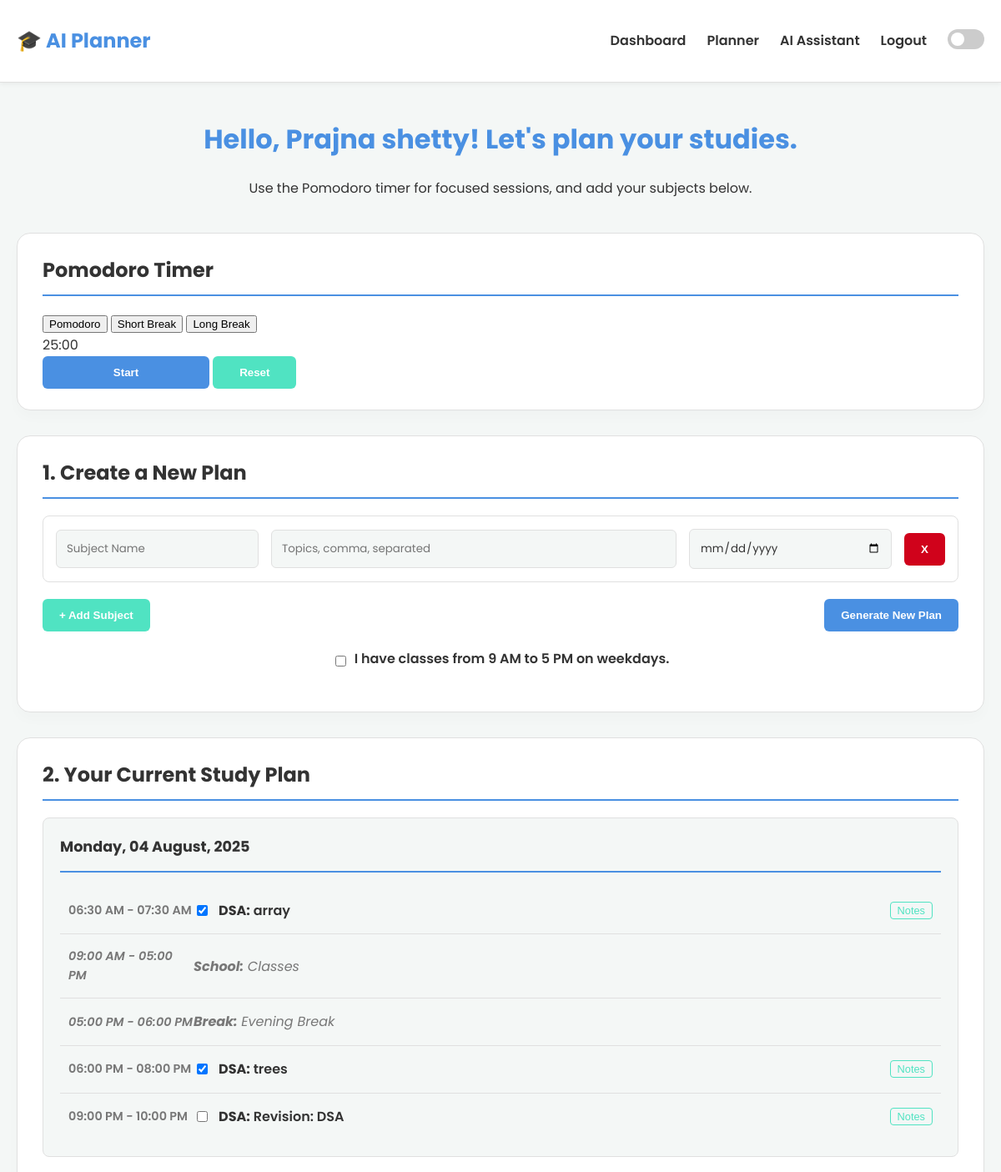
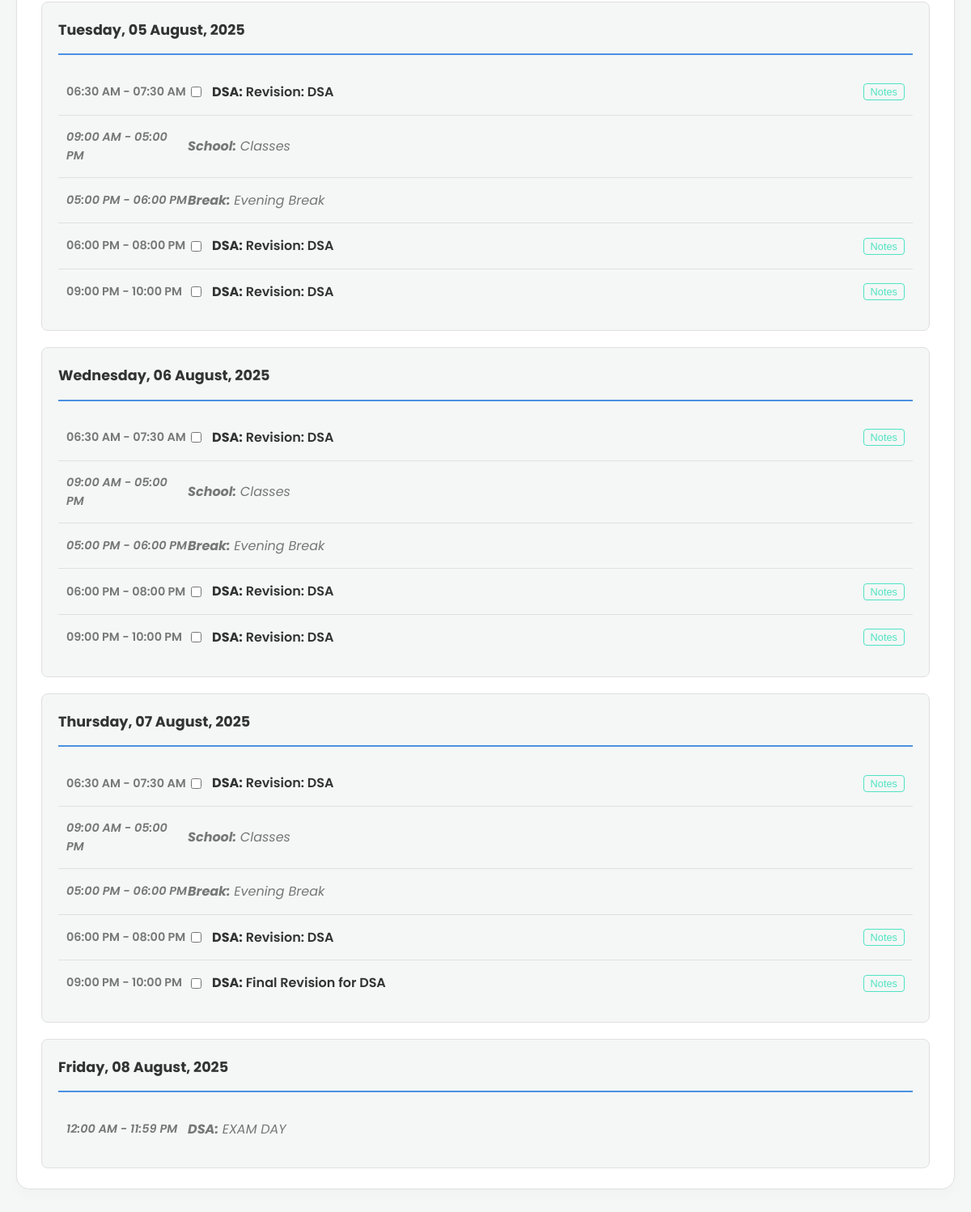
The page /planner (signed in) on the database its author committed (2 pictures, top to bottom).
### project/models.py (models this page shows)
class User(UserMixin, db.Model):
    id = db.Column(db.Integer, primary_key=True)
    email = db.Column(db.String(100), unique=True, nullable=False)
    password = db.Column(db.String(200), nullable=False)
    name = db.Column(db.String(100), nullable=False)
    tasks = db.relationship('Task', backref='user', lazy=True, cascade="all, delete-orphan")

class Task(db.Model):
    id = db.Column(db.Integer, primary_key=True)
    subject = db.Column(db.String(100), nullable=False)
    topic = db.Column(db.String(200), nullable=False)
    due_date = db.Column(db.Date, nullable=False, default=datetime.utcnow)
    start_time = db.Column(db.Time, nullable=True)
    end_time = db.Column(db.Time, nullable=True)
    is_complete = db.Column(db.Boolean, default=False, nullable=False)
    notes = db.Column(db.Text, nullable=True)
    task_type = db.Column(db.String(20), nullable=False, default='study')
    user_id = db.Column(db.Integer, db.ForeignKey('user.id'), nullable=False)

### project/main.py (the view)
@main.route('/planner')
@login_required
def planner():
    tasks_from_db = Task.query.filter_by(user_id=current_user.id).order_by(Task.due_date, Task.start_time).all()
    plan = {}
    for task in tasks_from_db:
        date_key = task.due_date.isoformat()
        if date_key not in plan:
            plan[date_key] = []
        plan[date_key].append(task)
    return render_template('planner.html', name=current_user.name, plan=plan)

### project/templates/planner.html (shortened to what this page needs)
{% extends "base.html" %}
{% block content %}
<header>
    <h1>Hello, {{ name }}! Let's plan your studies.</h1>
    <p>Use the Pomodoro timer for focused sessions, and add your subjects below.</p>
</header>
<main>
    <section class="card" id="pomodoro-timer">
        <h2>Pomodoro Timer</h2>
        <div class="pomodoro-modes">
            <button class="mode-btn active" data-mode="pomodoro">Pomodoro</button>
            <button class="mode-btn" data-mode="shortBreak">Short Break</button>
            <button class="mode-btn" data-mode="longBreak">Long Break</button>
        </div>
        <div class="timer-display-container">
            <time id="timer-display">25:00</time>
        </div>
        <div class="timer-controls">
            <button id="start-pause-btn" class="btn-primary" style="width: 200px;">Start</button>
            <button id="reset-btn" class="btn-secondary" style="width: 100px;">Reset</button>
        </div>
    </section>
    <section class="card" id="input-section">
        <h2>1. Create a New Plan</h2>
        <form id="study-form">
            <div id="subject-entries"></div>
            <div class="form-actions">
                <button type="button" class="btn-secondary" id="add-subject-btn">+ Add Subject</button>
                <button type="submit" class="btn-primary" style="width: auto;">Generate New Plan</button>
            </div>
            <div class="form-group checkbox-group" style="margin-top: 20px; justify-content: center;">
                <input type="checkbox" id="has-classes-checkbox">
                <label for="has-classes-checkbox">I have classes from 9 AM to 5 PM on weekdays.</label>
            </div>
        </form>
    </section>
    <section class="card" id="plan-section">
        <h2>2. Your Current Study Plan</h2>
        <div id="plan-agenda-view">
            {% if plan %}
                {% for date, tasks in plan.items() %}
                    <div class="agenda-day">
                        <h3>{{ tasks[0].due_date.strftime('%A, %d %B, %Y') }}</h3>
                        <ul class="agenda-task-list">
                            {% for task in tasks %}
                            <li class="agenda-task-item task-type-{{ task.task_type }}">
                                <div class="agenda-task-time">{{ task.start_time.strftime('%I:%M %p') }} - {{ task.end_time.strftime('%I:%M %p') }}</div>
                                <div class="agenda-task-content">
                                    {% if task.task_type == 'study' %}
                                        <input type="checkbox" id="task-{{ task.id }}" data-task-id="{{ task.id }}" {% if task.is_complete %}checked{% endif %}>
                                        <label for="task-{{ task.id }}"><strong>{{ task.subject }}:</strong> {{ task.topic }}</label>
                                        <div class="task-actions">
                                            <button class="btn-notes" data-task-id="{{ task.id }}" data-notes="{{ task.notes or '' }}">Notes</button>
                                        </div>
                                    {% else %}
                                        <span><strong>{{ task.subject }}:</strong> {{ task.topic }}</span>
                                    {% endif %}
                                </div>
                            </li>
                            {% endfor %}
                        </ul>
                    </div>
                {% endfor %}
            {% else %}
                <div class="placeholder">You don't have a plan yet. Create one above!</div>
            {% endif %}
        </div>
    </section>
</main>
{% endblock %}

### project/templates/base.html (shortened to what this page needs)
<!DOCTYPE html>
<html lang="en">
<head>
    <link rel="stylesheet" href="{{ url_for('static', filename='css/style.css') }}">
</head>
<body>
    <nav class="navbar">
        <div class="container nav-container">
            <a class="nav-brand" href="{{ url_for('main.home') }}">🎓 AI Planner</a>
            <div class="nav-links">
                {% if current_user.is_authenticated %}
                    <a href="{{ url_for('main.dashboard') }}">Dashboard</a>
                    <a href="{{ url_for('main.planner') }}">Planner</a>
                    <a href="{{ url_for('main.tutor') }}">AI Assistant</a>
                    <a href="{{ url_for('auth.logout') }}">Logout</a>
                {% else %}
                    <a href="{{ url_for('auth.login') }}">Login</a>
                    <a href="{{ url_for('auth.signup') }}">Sign Up</a>
                {% endif %}
                <div class="theme-switch-wrapper">
                    <label class="theme-switch" for="theme-checkbox">
                        <div class="slider"></div>
                    </label>
                </div>
            </div>
        </div>
    </nav>
    <div class="container main-content">
        {% block content %}{% endblock %}
    </div>
</body>
</html>

### project/static/css/style.css (style rules this page uses)
:root { --primary-color: #4A90E2; --secondary-color: #50E3C2; --font-family: 'Poppins', sans-serif; --success-color: #2e7d32; --error-color: #c62828; --background-color: #f4f7f6; --card-background: #ffffff; --text-color: #333; --light-text-color: #777; --border-color: #e0e0e0; --danger-color: #D0021B; --alert-bg-color: #ffebee; --alert-text-color: #c62828; }
body { font-family: var(--font-family); background-color: var(--background-color); color: var(--text-color); margin: 0; line-height: 1.6; transition: background-color 0.3s, color 0.3s; }
.container { max-width: 1200px; margin: 0 auto; padding: 20px; }
.navbar { background-color: var(--card-background); padding: 10px 0; box-shadow: 0 2px 5px rgba(0,0,0,0.05); border-bottom: 1px solid var(--border-color); transition: background-color 0.3s, border-color 0.3s; }
.nav-container { display: flex; justify-content: space-between; align-items: center; }
.nav-brand { font-weight: 700; font-size: 1.5em; color: var(--primary-color); text-decoration: none; }
.nav-links { display: flex; align-items: center; gap: 25px; }
.nav-links a { color: var(--text-color); text-decoration: none; font-weight: 600; transition: color 0.3s; }
.theme-switch-wrapper { display: flex; align-items: center; }
.theme-switch { display: inline-block; height: 24px; position: relative; width: 44px; }
.slider { background-color: #ccc; bottom: 0; cursor: pointer; left: 0; position: absolute; right: 0; top: 0; transition: .4s; border-radius: 24px; }
.slider:before { background-color: #fff; bottom: 4px; content: ""; height: 16px; left: 4px; position: absolute; transition: .4s; width: 16px; border-radius: 50%; }
header { text-align: center; margin-bottom: 40px; }
header h1 { color: var(--primary-color); font-weight: 700; }
.card { background-color: var(--card-background); border-radius: 16px; padding: 25px 30px; margin-bottom: 30px; border: 1px solid var(--border-color); box-shadow: 0 8px 16px rgba(0,0,0,0.02); transition: background-color 0.3s, border-color 0.3s; }
h2 { margin-top: 0; border-bottom: 2px solid var(--primary-color); padding-bottom: 10px; margin-bottom: 20px; }
h3 { font-size: 1.1em; border-bottom-width: 1px; }
.form-group, .subject-entry { margin-bottom: 20px; }
label { display: block; font-weight: 600; margin-bottom: 5px; }
.form-actions { display: flex; justify-content: space-between; align-items: center; margin-top: 20px; }
.checkbox-group { display: flex; align-items: center; margin-bottom: 20px; }
.checkbox-group input[type="checkbox"] { width: auto; margin-right: 10px; }
.btn-primary, .btn-secondary, .btn-danger { padding: 12px 20px; border: none; border-radius: 6px; font-weight: 600; cursor: pointer; text-align: center; transition: background-color 0.3s, transform 0.2s; }
.btn-primary { background-color: var(--primary-color); color: white; }
.btn-secondary { background-color: var(--secondary-color); color: white; }
#plan-agenda-view { display: flex; flex-direction: column; gap: 20px; }
.agenda-day { background-color: var(--background-color); border-radius: 8px; padding: 20px; border: 1px solid var(--border-color); transition: background-color 0.3s, border-color 0.3s; }
.agenda-day h3 { margin-top: 0; padding-bottom: 15px; border-bottom: 2px solid var(--primary-color); }
.agenda-task-list { list-style: none; padding: 0; margin: 0; }
.agenda-task-item { display: flex; align-items: center; padding: 15px 10px; border-bottom: 1px solid var(--border-color); transition: border-color 0.3s; }
.agenda-task-item:last-child { border-bottom: none; }
.agenda-task-time { flex-shrink: 0; font-weight: 600; color: var(--light-text-color); width: 150px; font-size: 0.9em; }
.agenda-task-content { display: flex; align-items: center; flex-grow: 1; gap: 10px; }
.agenda-task-content label { margin-bottom: 0; flex-grow: 1; }
.task-actions { display: flex; gap: 10px; margin-left: auto; }
.btn-notes { background-color: transparent; border: 1px solid var(--secondary-color); color: var(--secondary-color); padding: 2px 8px; font-size: 0.8em; border-radius: 4px; cursor: pointer; white-space: nowrap; }
.task-type-break { color: var(--light-text-color); font-style: italic; }
.task-type-break .agenda-task-time { color: var(--light-text-color); }

### rows shown on the page
User: name "Prajna shetty"
Task: due_date "Monday, 04 August, 2025", start_time "06:30 AM", end_time "07:30 AM", is_complete "☑", subject "DSA", topic "array"
Task: start_time "09:00 AM", end_time "05:00 PM", subject "School", topic "Classes"
Task: start_time "05:00 PM", end_time "06:00 PM", subject "Break", topic "Evening Break"
Task: start_time "06:00 PM", end_time "08:00 PM", is_complete "☑", subject "DSA", topic "trees"
Task: start_time "09:00 PM", end_time "10:00 PM", subject "DSA", topic "Revision: DSA"
Task: due_date "Tuesday, 05 August, 2025", start_time "06:30 AM", end_time "07:30 AM", subject "DSA", topic "Revision: DSA"
Task: start_time "09:00 AM", end_time "05:00 PM", subject "School", topic "Classes"
Task: start_time "05:00 PM", end_time "06:00 PM", subject "Break", topic "Evening Break"
Task: start_time "06:00 PM", end_time "08:00 PM", subject "DSA", topic "Revision: DSA"
Task: start_time "09:00 PM", end_time "10:00 PM", subject "DSA", topic "Revision: DSA"
Task: due_date "Wednesday, 06 August, 2025", start_time "06:30 AM", end_time "07:30 AM", subject "DSA", topic "Revision: DSA"
Task: start_time "09:00 AM", end_time "05:00 PM", subject "School", topic "Classes"
Task: start_time "05:00 PM", end_time "06:00 PM", subject "Break", topic "Evening Break"
Task: start_time "06:00 PM", end_time "08:00 PM", subject "DSA", topic "Revision: DSA"
Task: start_time "09:00 PM", end_time "10:00 PM", subject "DSA", topic "Revision: DSA"
Task: due_date "Thursday, 07 August, 2025", start_time "06:30 AM", end_time "07:30 AM", subject "DSA", topic "Revision: DSA"
Task: start_time "09:00 AM", end_time "05:00 PM", subject "School", topic "Classes"
Task: start_time "05:00 PM", end_time "06:00 PM", subject "Break", topic "Evening Break"
Task: start_time "06:00 PM", end_time "08:00 PM", subject "DSA", topic "Revision: DSA"
Task: start_time "09:00 PM", end_time "10:00 PM", subject "DSA", topic "Final Revision for DSA"
Task: due_date "Friday, 08 August, 2025", start_time "12:00 AM", end_time "11:59 PM", subject "DSA", topic "EXAM DAY"
